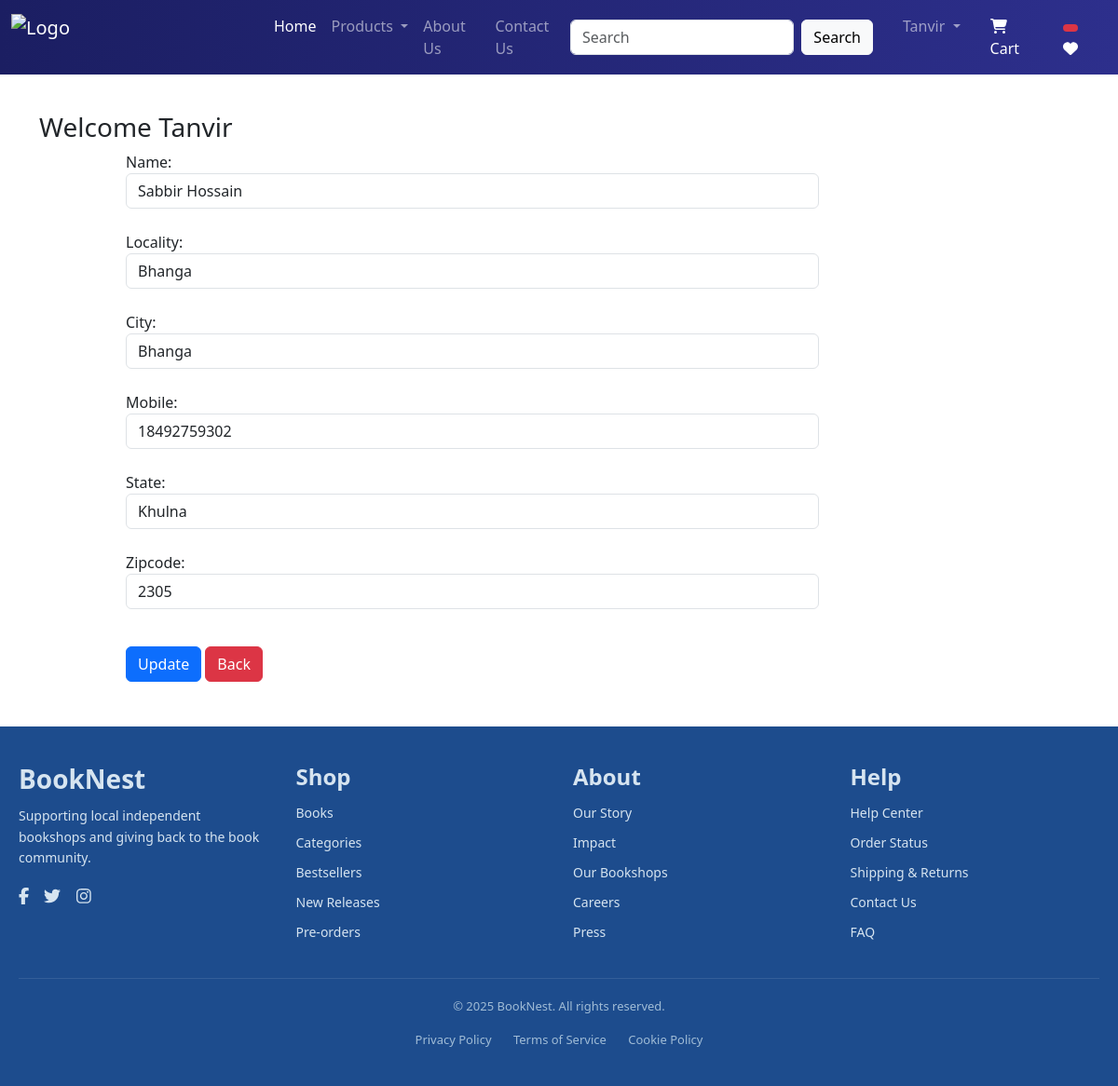
/updateAddress/4/ (signed in), run on the app's committed database.
### app/models.py (models this page shows, shortened)
class Customer(models.Model):
    user = models.ForeignKey(User, on_delete=models.CASCADE)
    name = models.CharField(max_length=200)
    locality = models.CharField(max_length=200)
    city = models.CharField(max_length=200)
    mobile = models.IntegerField(default=0)
    zipcode = models.IntegerField()
    state = models.CharField(choices=STATE_CHOICES, max_length=100)

### app/views.py (the view, shortened to what this page needs)
# urls.py: path('updateAddress/<int:pk>/', views.updateAddress.as_view(), name='updateAddress'),
@method_decorator(login_required,name='dispatch')
class updateAddress(View):
    def get(self, request, pk):
        add = get_object_or_404(Customer, pk=pk)
        totalitem = 0
        wishlist=0
        if request.user.is_authenticated:
            totalitem = len(Cart.objects.filter(user=request.user))
            wishitem = len(Wishlist.objects.filter(user=request.user))
        form = CustomerProfileForm(instance=add)
        return render(request, 'app/updateAddress.html', {'form': form})

### app/forms.py
class CustomerProfileForm(forms.ModelForm):
    class Meta:
        model = Customer
        fields = ['name','locality','city','mobile','state','zipcode']
        widgets = {
            'name': forms.TextInput(attrs={'class': 'form-control'}),
            'locality': forms.TextInput(attrs={'class': 'form-control'}),
            'city': forms.TextInput(attrs={'class': 'form-control'}),
            'mobile': forms.NumberInput(attrs={'class': 'form-control'}),
            'state': forms.Select(attrs={'class': 'form-control'}),
            'zipcode': forms.NumberInput(attrs={'class': 'form-control'}),
        }

### app/templates/app/updateAddress.html (shortened to what this page needs)
{% extends 'app/base.html' %}
{% load static %}
{% block main-content %}
<div class="container my-5">
    <div class="row">
        <h3>Welcome <span class="text-capitalize">{{ request.user }}</span></h3>
    </div>
    <div class="col-sm-8 offset-sm-1">
        <form action="" method="post">
            {% for fm in form %}
                {{ fm.label_tag }} {{ fm }}
                <br>
            {% endfor %}
            <div class="col-12 mt-3">
                <button type="submit" class="btn btn-primary">Update</button>
                <a href="{% url 'address' %}" type="button" class="btn btn-danger">Back</a>
            </div>
        </form>
    </div>
</div>
{% endblock main-content %}

### app/templates/app/base.html (shortened to what this page needs)
<!DOCTYPE html>
{% load static %}
<html lang="en">
<head>
    <link href="https://cdn.jsdelivr.net/npm/bootstrap@5.3.5/dist/css/bootstrap.min.css" rel="stylesheet">
    <link rel="stylesheet" href="{% static 'app/css/owl.carousel.min.css' %}">
    <link rel="stylesheet" href="{% static 'app/css/all.min.css' %}">
    <link rel="stylesheet" href="{% static 'app/css/style.css' %}">
</head>
<body>
  <nav class="navbar navbar-expand-lg navbar-dark navbar-gradient fixed-top">
        <div class="container-fluid">
          <a class="navbar-brand d-flex align-items-center" href="/">
            <img src="{% static 'app/images/banner/BrandName.png' %}" alt="Logo" width="250" height="50" class="me-2">
        </a>
           <div class="collapse navbar-collapse" id="navbarSupportedContent">
            <ul class="navbar-nav me-auto mb-2 mb-lg-0">
              <li class="nav-item">
                <a class="nav-link active" aria-current="page" href="/">Home</a>
              </li>
              <li class="nav-item dropdown">
                <a class="nav-link dropdown-toggle" href="#" role="button" data-bs-toggle="dropdown" aria-expanded="false">
                  Products
                </a>
              </li>
              <li class="nav-item">
                <a class="nav-link" href="{% url 'about'%}">About Us</a>
              </li>
              <li class="nav-item">
                <a class="nav-link" href="{% url 'contact'%}">Contact Us</a>
              </li>
            </ul>
            <form class="d-flex" role="search" action='/search'>
              <input class="form-control me-2" type="search" placeholder="Search" aria-label="Search" name="search">
              <button class="btn btn-light" type="submit">Search</button>
            </form>
            <ul class="navbar-nav mb-2 mb-lg-0 ms-3">
              {% if request.user.is_authenticated %}
              <li class="nav-item dropdown mx-2">
                <a class="nav-link dropdown-toggle" href="#" id="profileDropdown" role="button" data-bs-toggle="dropdown" aria-expanded="false">
                  {{ request.user.username|capfirst }}
                </a>
              </li>
              <li class="nav-item mx-2">
                <a href="{% url 'showcart' %}" class="nav-link text-white position-relative">
                  <i class="fa fa-shopping-cart"></i> Cart
              </a>
              </li>
              <li class="nav-item mx-2">
                <a href="#" class="nav-link text-white">
                    <span class="badge bg-danger">
                    </span>
                    <i class="fa fa-heart"></i>
                </a>
            </li>
              {% endif %}
            </ul>
          </div>
        </div>
    </nav>
<br><br><br>
    {% block main-content %}{% endblock main-content %}
    <footer class="site-footer">
      <div class="footer-container">
        <div class="footer-section brand">
          <h3>BookNest</h3>
          <p>Supporting local independent bookshops and giving back to the book community.</p>
          <div class="social-icons">
            <a href="#"><i class="fab fa-facebook-f"></i></a>
            <a href="#"><i class="fab fa-twitter"></i></a>
            <a href="#"><i class="fab fa-instagram"></i></a>
          </div>
        </div>
        <div class="footer-section">
          <h4>Shop</h4>
          <ul>
            <li><a href="#">Books</a></li>
            <li><a href="#">Categories</a></li>
            <li><a href="#">Bestsellers</a></li>
            <li><a href="#">New Releases</a></li>
            <li><a href="#">Pre-orders</a></li>
          </ul>
        </div>
        <div class="footer-section">
          <h4>About</h4>
          <ul>
            <li><a href="#">Our Story</a></li>
            <li><a href="#">Impact</a></li>
            <li><a href="#">Our Bookshops</a></li>
            <li><a href="#">Careers</a></li>
            <li><a href="#">Press</a></li>
          </ul>
        </div>
        <div class="footer-section">
          <h4>Help</h4>
          <ul>
            <li><a href="{% url 'contact' %}">Help Center</a></li>
            <li><a href="{% url 'contact' %}">Order Status</a></li>
            <li><a href="{% url 'contact' %}">Shipping & Returns</a></li>
            <li><a href="{% url 'contact' %}">Contact Us</a></li>
            <li><a href="{% url 'contact' %}">FAQ</a></li>
          </ul>
        </div>
      </div>
      <div class="footer-bottom">
        <p>&copy; 2025 BookNest. All rights reserved.</p>
        <div class="footer-links">
          <a href="/">Privacy Policy</a>
          <a href="/">Terms of Service</a>
          <a href="/">Cookie Policy</a>
        </div>
      </div>
    </footer>
</body>
</html>

### app/static/app/css/style.css (style rules this page uses)
.navbar-gradient { background: linear-gradient(to right, #1b1e62, #2d2f8c); }
.badge.bg-danger { color: white; }
.site-footer { background-color: #1d4c8d; color: #d6e4f0; padding: 40px 20px; font-family: 'Segoe UI', sans-serif; }
.footer-container { display: flex; flex-wrap: wrap; justify-content: space-between; gap: 30px; max-width: 1200px; margin: auto; }
.footer-section { flex: 1 1 220px; }
.footer-section h3, .footer-section h4 { font-weight: 600; margin-bottom: 12px; }
.footer-section p { font-size: 14px; line-height: 1.6; }
.footer-section ul { list-style: none; padding: 0; margin: 0; }
.footer-section ul li { margin-bottom: 8px; }
.footer-section ul li a { color: #d6e4f0; text-decoration: none; font-size: 14px; }
.social-icons a { margin-right: 12px; color: #d6e4f0; font-size: 18px; text-decoration: none; }
.footer-bottom { border-top: 1px solid rgba(255, 255, 255, 0.1); margin-top: 30px; padding-top: 20px; text-align: center; font-size: 13px; color: #a0bcd6; }
.footer-links { margin-top: 10px; }
.footer-links a { margin: 0 10px; color: #a0bcd6; text-decoration: none; }

### data on the page
Customer: form "Sabbir Hossain" "Bhanga" "Bhanga" "18492759302" "Khulna" "2305"

### other printed values
{{ request.user.username|capfirst }} "Tanvir"
{{ request.user }} "Tanvir"
{{ fm.label_tag }} "Name:" "Locality:" "City:" "Mobile:" "State:" "Zipcode:"
